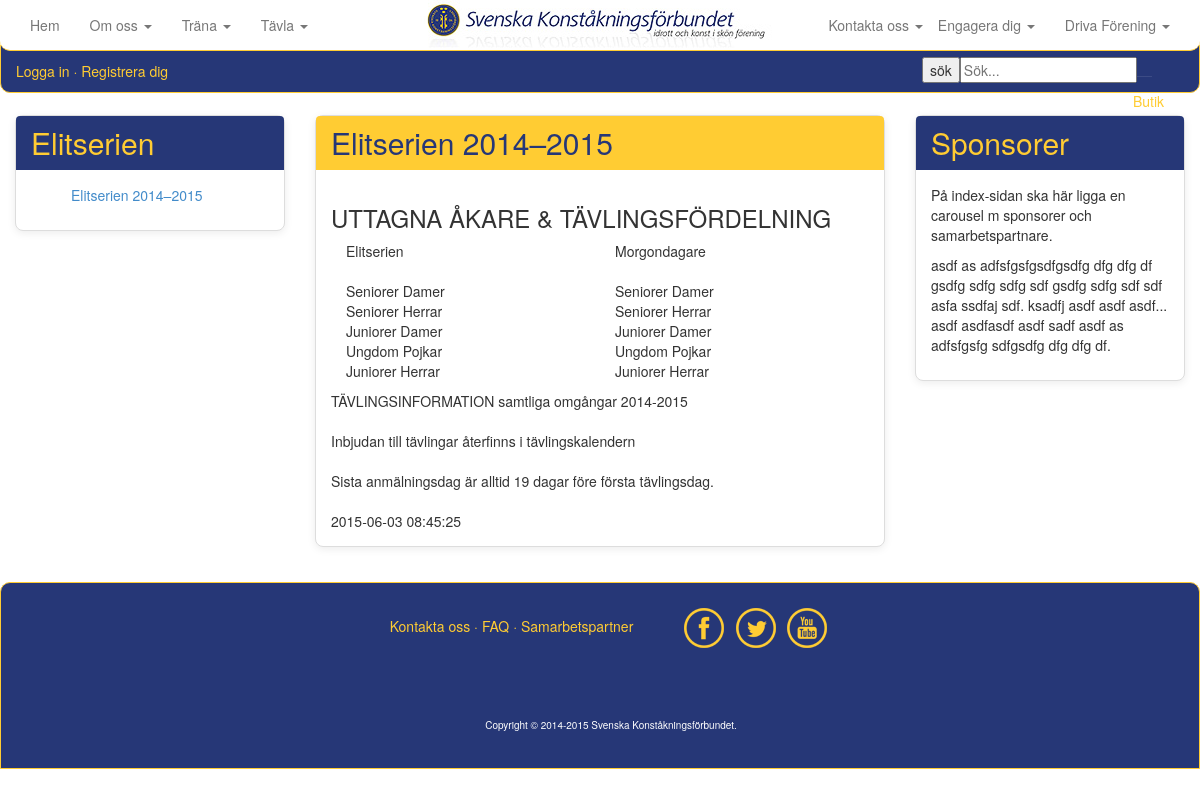
The page /elitserien.php on the database its author committed.
### tables this page shows
CREATE TABLE IF NOT EXISTS `artikel` (
  `ArtikelId` int(11) NOT NULL,
  `ArtikelName` varchar(50) NOT NULL,
  `ArtikelMessage` text NOT NULL,
  `ArtikelTimeStamp` timestamp NOT NULL DEFAULT CURRENT_TIMESTAMP,
  `ArtikelPic` varchar(1000) NOT NULL,
  `ArtikelPicThumb` varchar(1000) NOT NULL,
  `kategori` varchar(20) NOT NULL
);

### elitserien.php (the view, shortened to what this page needs)
<?php
include_once("inc/HTMLTemplate.php");
include_once("inc/Connstring.php");
$artikeltime = "";
$artikelnames = "";
if(!empty($_GET))
{
	$getartikelid = isset($_GET['ArtikelId']) ? $_GET['ArtikelId'] : '';
	$query = <<<END
		SELECT ArtikelId, ArtikelName, ArtikelMessage, ArtikelTimeStamp
		FROM artikel
		WHERE ArtikelId = "{$getartikelid}";
END;
	$res = $mysqli->query($query) or die();
	if($res->num_rows > 0)
	{
		while($row = $res->fetch_object())
		{
			$artikelname = $row->ArtikelName;
			$artikelmessage = $row->ArtikelMessage;
			$artikeltimestamp = $row->ArtikelTimeStamp;
			$artikeltime = <<<END
		<div class="panel panel-yellow">
			<div class="panel-heading">
				<h3 class="panel-title">{$artikelname}</h3>
			</div>
				<div class="panel-body">
					{$artikelmessage}
					{$artikeltimestamp}
				</div>
		</div>
END;
		}
	}
}
else
{
	$query = <<<END
		SELECT ArtikelId, ArtikelName, ArtikelMessage, ArtikelTimeStamp, kategori
		FROM artikel
		WHERE kategori = 'elitserien'
		ORDER BY Artikeltimestamp
END;
	$res = $mysqli->query($query) or die();
		if($res->num_rows > 0)
		{
			while($row = $res->fetch_object())
			{
				$artikelname = $row->ArtikelName;
				$artikelmessage = $row->ArtikelMessage;
				$artikeltimestamp = $row->ArtikelTimeStamp;
				$artikeltime = <<<END
				<div class="panel panel-yellow">
					<div class="panel-heading">
						<h3 class="panel-title">{$artikelname}</h3>
					</div>
						<div class="panel-body">
							{$artikelmessage}
							{$artikeltimestamp}
						</div>
				</div>
END;
			}
		}
}
$query = <<<END
	SELECT ArtikelId, ArtikelName, ArtikelMessage, ArtikelTimeStamp, kategori
	FROM artikel
	WHERE kategori = 'elitserien'
	ORDER BY Artikeltimestamp
END;
$res = $mysqli->query($query) or die();
if($res->num_rows > 0)
{
	while($row = $res->fetch_object())
	{
		$artikelId = $row->ArtikelId;
		$artikelname = $row->ArtikelName;
		$artikelnames .= <<<END
			<div class="collapse-in" id="dokument">
				<ul class="">
	   				<a href="elitserien.php?ArtikelId={$artikelId}">
	   					<li>{$artikelname}</li>
	   				</a>
	   			</ul>
			</div>
END;
	}
}
$content = <<<END
       	<div id="content">
			<div class="row">
				<div class="col-md-3">
					<div class="panel panel-blue">
						<div class="panel-heading">
							<h3 class="panel-title yellow">Elitserien</h3>
						</div>
						</a>
						<div class="panel-body">
							{$artikelnames}
						</div>
					</div>
				</div>
				<div class="col-xs-12 col-md-6">
					{$artikeltime}
				</div>
				<div class="col-md-3 pull-right">
					<div class="panel panel-blue">
						<div class="panel-heading">
							<h3 class="panel-title">Sponsorer</h3>
						</div>
						<div class="panel-body">
							<p>På index-sidan ska här ligga en carousel m sponsorer och samarbetspartnare.
							</p>
							<p class="divider"></p>
							<p>asdf as adfsfgsfgsdfgsdfg dfg dfg df gsdfg sdfg sdfg sdf gsdfg sdfg
							sdf sdf asfa ssdfaj sdf.
							ksadfj asdf asdf asdf... asdf asdfasdf asdf sadf asdf as adfsfgsfg
							sdfgsdfg dfg dfg df.
							</p>
						</div>
					</div>
				</div>
			</div>
       </div>
END;
echo $header;
echo $content;
echo $footer;
?>

### css/ia4.css (style rules this page uses)
html { height: 100% }
body { background-color: white; margin-right: auto; margin-left: auto; width:100%; height: 100% }
#content { z-index:-1; margin-top: 100px; margin-right: auto; margin-left: auto; width:100%; min-height: 400px; padding: 15px; background-color: white; }
.yellow { color: #ffcc33; }
.panel { margin-bottom: 20px; background-color: #fff; border: 1px solid transparent; border-radius: 8px; -webkit-box-shadow: 0 2px 8px rgba(0, 0, 0, .08); box-shadow: 0 2px 8px rgba(0, 0, 0, .08); }
.panel-body { padding: 15px; }
.panel-heading { padding: 10px 15px; border-bottom: 1px solid transparent; border-top-left-radius: 4px; border-top-right-radius: 4px; }
.panel-title { margin-top: 0; margin-bottom: 0; font-size: 16px; color: inherit; }
.panel-yellow { border-color: #ddd; }
.panel-yellow > .panel-heading { color: #263777; background-color: #ffcc33; border-color: #ffcc33; }
.panel-blue { border-color: #ddd; }
.panel-blue > .panel-heading { color: #ffcc33; background-color: #263777; border-color: #263777; }
.panel-title { margin-top: 0; margin-bottom: 0; font-size: 30px; color: inherit; }
ul { list-style-type: none; }

### rows shown on the page
artikel: ArtikelName "Elitserien 2014–2015", ArtikelMessage "UTTAGNA ÅKARE & TÄVLINGSFÖRDELNING Elitserien Seniorer Damer Seniorer Herrar Juniorer Damer Ungdom Pojkar Juniorer Herrar Morgondagare Seniorer Damer Seniorer Herrar Juniorer Damer Ungdom Pojkar Juniorer Herrar TÄVLINGSINFORMATION samtliga omgångar 2014-2015 Inbjudan till tävlingar återfinns i tävlingskalendern Sista anmälningsdag är alltid 19 dagar före första tävlingsdag.", ArtikelTimeStamp "2015-06-03 08:45:25"
